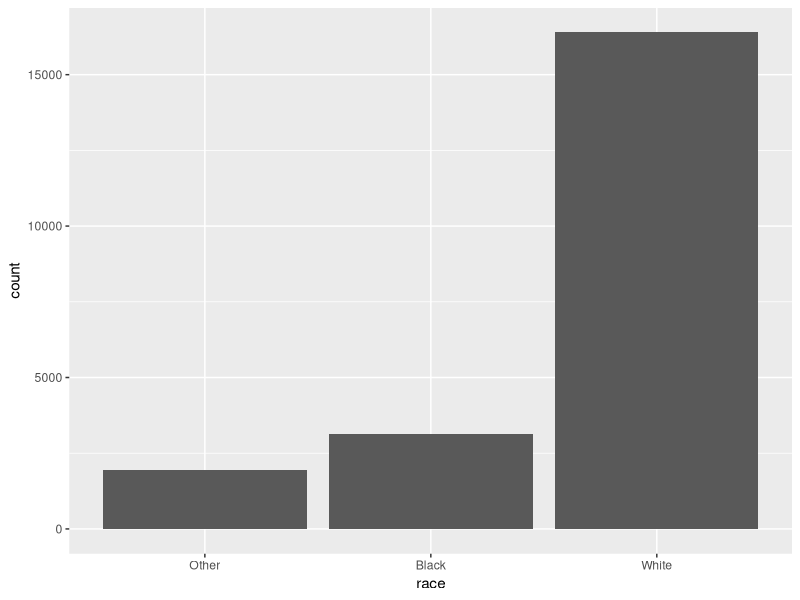
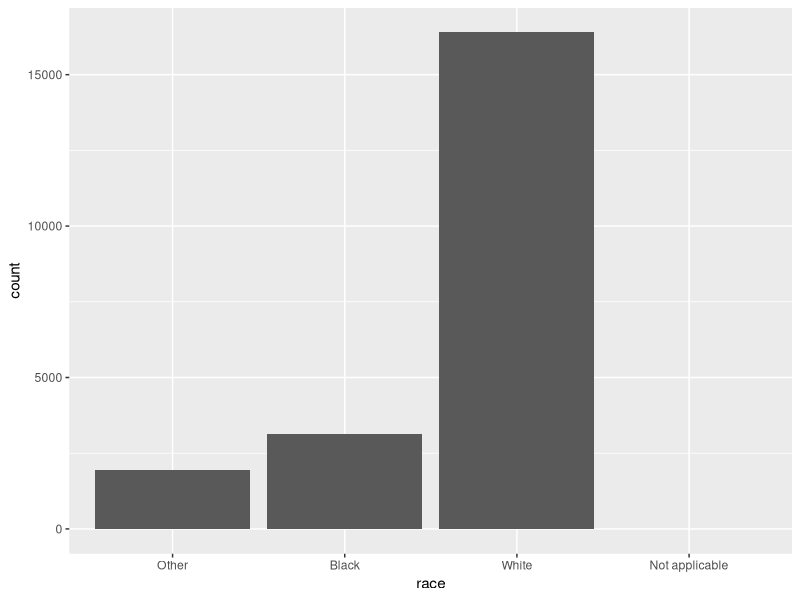

These charts were generated, in order, by the following R code:
library(forcats)
library(ggplot2)
gss_cat
ggplot(gss_cat, aes(race)) +
  geom_bar()
ggplot(gss_cat, aes(race)) +
  geom_bar() +
  scale_x_discrete(drop = FALSE)
